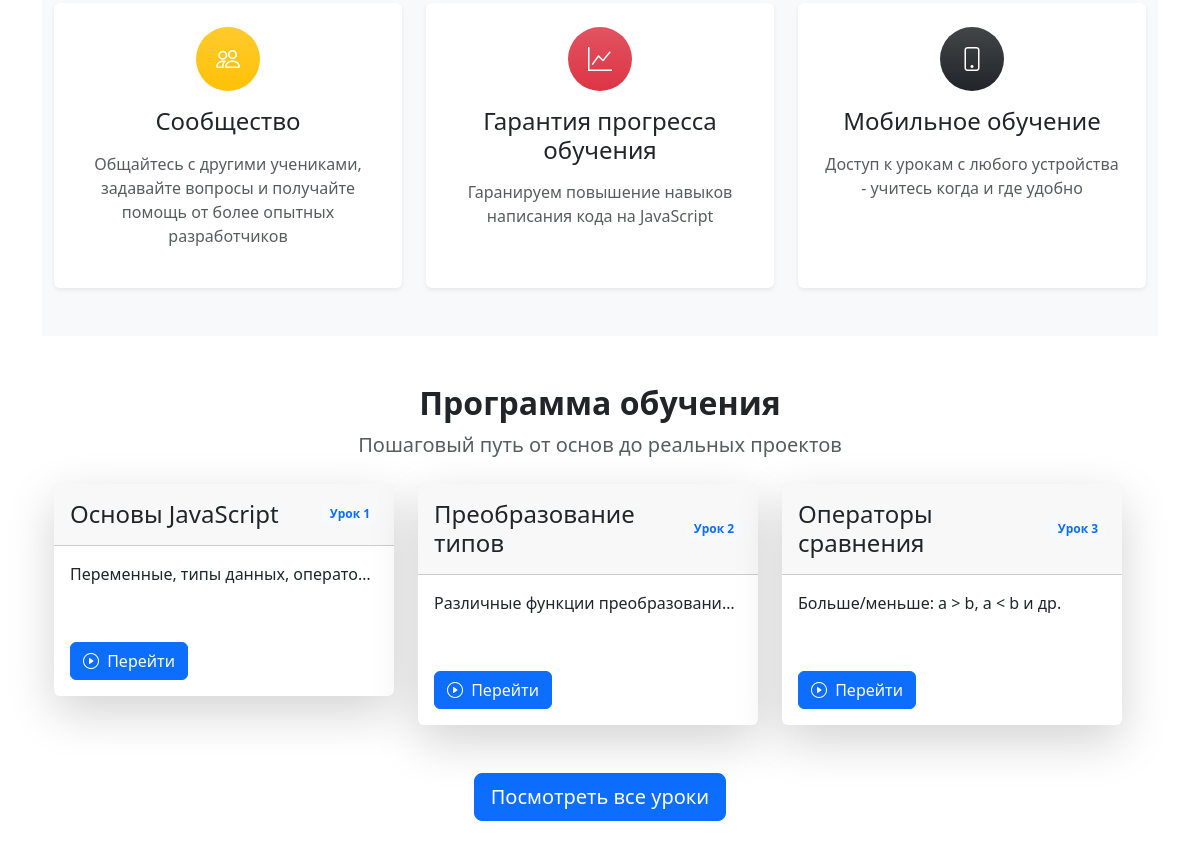
Before: / (middle part) with the older database file.
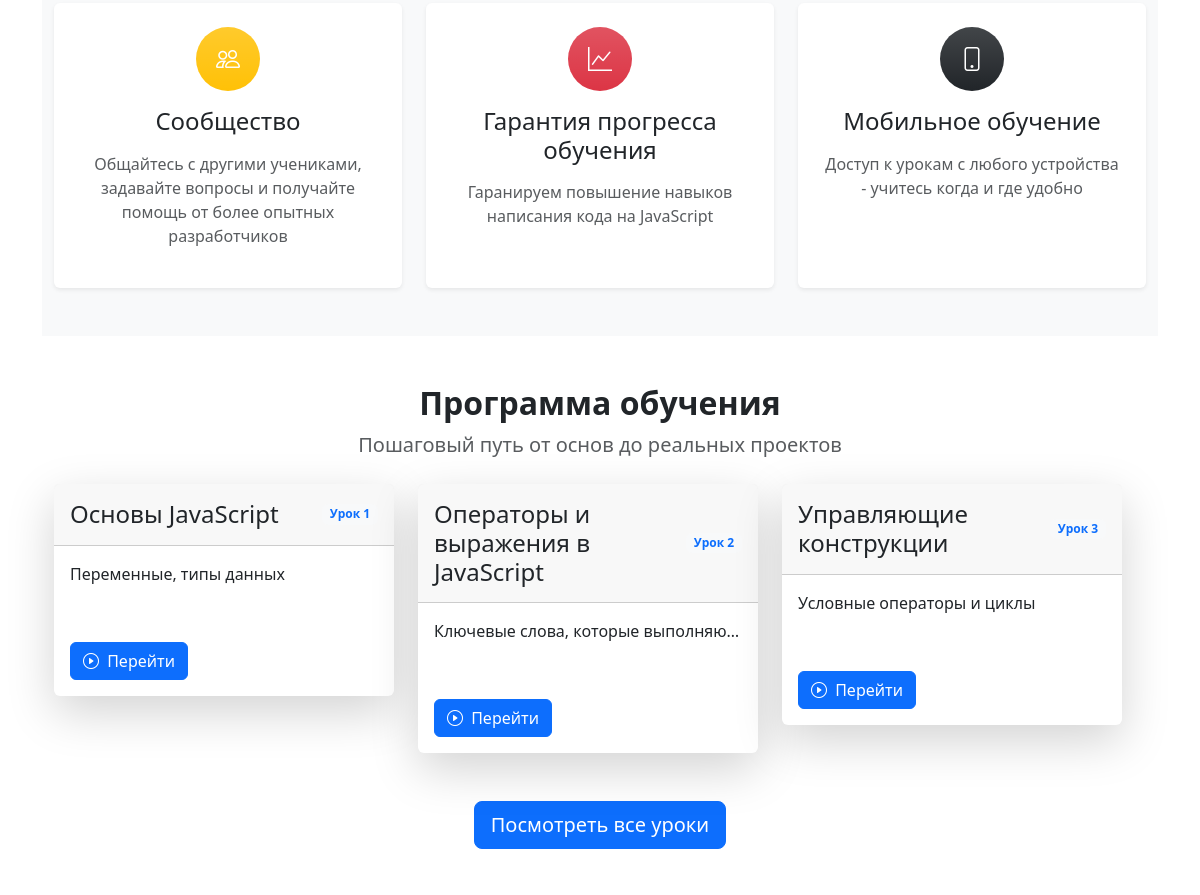
After: the same page with the newer database file.
### app.py (models this page shows, shortened)
class Lesson(db.Model):
    id = db.Column(db.Integer, primary_key=True)
    title = db.Column(db.String(100), nullable=False)
    description = db.Column(db.String(100), nullable=False)
    content = db.Column(db.Text, nullable=False)
    task = db.Column(db.Text, nullable=False)
    solution = db.Column(db.Text, nullable=False)
    userSolution = db.relationship('UserSolution', backref='lesson', lazy=True)

### app.py (the view)
@app.route('/', methods=['GET', 'POST'])
def index():
    lesson = Lesson.query.limit(3).all()
    return render_template("index.html",lesson=lesson)

### app.py (called while the page is built)
@app.context_processor
def inject_user():
    def get_user_name():
        if 'name' in session:
            return Users.query.filter_by(email=session['name']).first()
    return dict(active_user=get_user_name())

### templates/index.html (shortened to what the changed rows need)
{% extends 'base.html' %}
{% block main %}
      <section class="py-5">
        <div class="container">
          <div class="text-center mb-5">
            <h2 class="fw-bold">Программа обучения</h2>
          </div>
          <div class="row g-4">
            <div class="row ">
              {%for less in lesson%}
              <div class="col-lg-4">
                <div class="card border-0 shadow-lg lesson-card">
                  <div class="card-header bg-gradient-primary  py-3">
                    <div class="d-flex justify-content-between align-items-center">
                      <h4 class="mb-0">{{less.title}}</h4>
                      <span class="badge bg-light text-primary">Урок {{loop.index}}</span>
                    </div>
                  </div>
                  <div class="card-body">
                    <div class="learning-objectives   rounded mb-4 text-truncate" style="max-height: 200px;">
                      {{less.description}}
                    </div>
                  </div>
                  <div class="card-footer bg-transparent border-0 py-3">
                    <div class="d-flex justify-content-between align-items-center">
                      <div>
                        <a href="/lesson/{{less.id}}" class="btn btn-primary me-2">
                          <i class="bi bi-play-circle me-1"></i> Перейти
                        </a>
                      </div>
                    </div>
                  </div>
                </div>
              </div>
          {%endfor%}
            </div>
          </div>
        </div>
      </section>
      {% endblock %}

Changed rows visible on the page:
removed Lesson: title "Преобразование типов", description "Различные функции преобразовани…"
removed Lesson: title "Операторы сравнения", description "Больше/меньше: a > b, a < b и др."
changed Lesson "Основы JavaScript": description "Переменные, типы данных, операто…" → "Переменные, типы данных"
added Lesson: title "Операторы и выражения в JavaScript", description "Ключевые слова, которые выполняю…"
added Lesson: title "Управляющие конструкции", description "Условные операторы и циклы"
